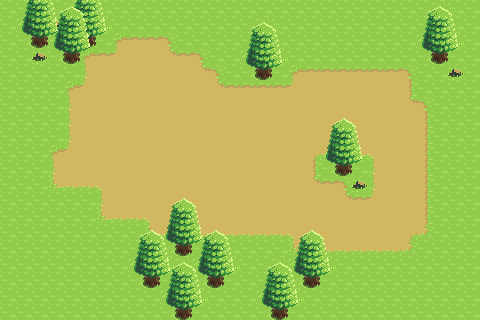

A 2D game scene composited from a Tiled map and its tileset images. What follows is a short description and the map's XML, with every tile layer's data as written:
An orthogonal 30x20 tile map with 16x16 px tiles, 3 tile layers (Tile Layer 1, Tile Layer 2, Tile Layer 3).

<map version="1.10" tiledversion="1.11.0" orientation="orthogonal" renderorder="right-down" width="30" height="20" tilewidth="16" tileheight="16" infinite="0" nextlayerid="9" nextobjectid="1">
 <tileset firstgid="1" source="../tilesets/olletileset.tsx" />
 <layer id="1" name="Tile Layer 1" width="30" height="20">
  <data encoding="csv">
1,1,1,1,1,1,1,1,1,1,1,1,1,1,1,1,1,1,1,1,1,1,1,1,1,1,1,1,1,1,
1,1,1,11,1,1,1,1,1,1,1,1,1,1,1,1,1,1,1,1,1,1,1,1,1,1,1,1,1,1,
1,1,1,1,11,1,1,2,3,3,4,1,1,1,1,1,1,1,1,1,1,1,1,1,1,1,1,1,1,1,
1,1,11,1,1,2,3,16,13,13,15,3,4,1,1,1,1,1,1,1,1,1,1,1,1,1,1,1,1,1,
1,1,1,1,1,12,13,13,13,13,13,13,15,4,1,1,1,1,2,3,3,3,3,3,3,4,1,1,11,1,
1,1,1,1,2,16,13,13,13,13,13,13,13,15,3,3,3,3,16,13,13,13,13,13,13,14,1,1,1,1,
1,1,1,1,12,13,13,13,13,13,13,13,13,13,13,13,13,13,13,13,13,13,13,13,13,15,4,1,1,1,
1,1,1,1,12,13,13,13,13,13,13,13,13,13,13,13,13,13,13,13,13,13,13,13,13,13,14,1,1,1,
1,1,1,1,12,13,13,13,13,13,13,13,13,13,13,13,13,13,13,13,5,23,6,13,13,13,14,1,1,1,
1,1,1,2,16,13,13,13,13,13,13,13,13,13,13,13,13,13,13,5,24,1,22,6,13,13,14,1,1,1,
1,1,1,12,13,13,13,13,13,13,13,13,13,13,13,13,13,13,13,14,1,1,1,12,13,13,14,1,1,1,
1,1,1,22,23,23,6,13,13,13,13,13,13,13,13,13,13,13,13,15,3,4,11,12,13,13,14,1,1,1,
1,1,1,1,1,1,12,13,13,13,13,13,13,13,13,13,13,13,13,13,13,15,3,16,13,13,14,1,1,1,
1,1,1,1,1,1,22,23,23,6,13,13,13,13,13,13,13,13,13,13,13,13,13,13,13,13,14,1,1,1,
1,1,1,1,1,1,1,1,1,22,23,23,23,23,23,23,23,23,6,13,13,13,13,13,13,5,24,1,1,1,
1,1,1,1,1,1,1,1,1,1,1,1,1,1,1,1,1,1,22,23,23,23,23,23,23,24,1,1,1,1,
1,1,1,1,1,1,1,1,1,1,1,1,1,1,1,1,1,1,1,1,1,1,1,1,1,1,1,1,1,1,
1,1,1,1,1,1,1,1,1,1,1,1,1,1,1,1,1,1,1,1,1,1,1,1,1,1,1,1,1,1,
1,1,1,1,1,1,1,1,1,1,1,1,1,1,1,1,1,1,1,1,1,1,1,1,1,1,1,1,1,1,
1,1,1,1,1,1,1,1,1,1,1,1,1,1,1,1,1,1,1,1,1,1,1,1,1,1,1,1,1,1
</data>
 </layer>
 <layer id="2" name="Tile Layer 2" width="30" height="20">
  <data encoding="csv">
0,17,18,19,17,18,19,0,0,0,0,0,0,0,0,0,0,0,0,0,0,0,0,0,0,0,7,8,9,0,
0,27,28,29,27,28,29,0,0,0,0,0,0,0,0,7,8,9,0,0,0,0,0,0,0,0,17,18,19,0,
0,37,38,39,37,38,39,0,0,0,0,0,0,0,0,17,18,19,0,0,0,0,0,0,0,0,27,28,29,0,
0,0,0,0,0,0,0,0,0,0,0,0,0,0,0,27,28,29,0,0,0,0,0,0,0,0,37,38,39,0,
0,0,0,0,0,0,0,0,0,0,0,0,0,0,0,37,38,39,0,0,0,0,0,0,0,0,0,0,0,0,
0,0,0,0,0,0,0,0,0,0,0,0,0,0,0,0,0,0,0,0,0,0,0,0,0,0,0,0,0,0,
0,0,0,0,0,0,0,0,0,0,0,0,0,0,0,0,0,0,0,0,0,0,0,0,0,0,0,0,0,0,
0,0,0,0,0,0,0,0,0,0,0,0,0,0,0,0,0,0,0,0,7,8,9,0,0,0,0,0,0,0,
0,0,0,0,0,0,0,0,0,0,0,0,0,0,0,0,0,0,0,0,17,18,19,0,0,0,0,0,0,0,
0,0,0,0,0,0,0,0,0,0,0,0,0,0,0,0,0,0,0,0,27,28,29,0,0,0,0,0,0,0,
0,0,0,0,0,0,0,0,0,0,0,0,0,0,0,0,0,0,0,0,37,38,39,0,0,0,0,0,0,0,
0,0,0,0,0,0,0,0,0,0,0,0,0,0,0,0,0,0,0,0,0,0,0,0,0,0,0,0,0,0,
0,0,0,0,0,0,0,0,0,0,0,0,0,0,0,0,0,0,0,0,0,0,0,0,0,0,0,0,0,0,
0,0,0,0,0,0,0,0,0,0,0,0,0,0,0,0,0,0,0,0,0,0,0,0,0,0,0,0,0,0,
0,0,0,0,0,0,0,0,0,0,27,28,29,0,0,0,0,0,0,0,0,0,0,0,0,0,0,0,0,0,
0,0,0,0,0,0,0,0,0,0,37,38,39,0,0,0,0,0,0,0,0,0,0,0,0,0,0,0,0,0,
0,0,0,0,0,0,0,0,27,28,29,0,27,28,29,0,0,0,27,28,29,0,0,0,0,0,0,0,0,0,
0,0,0,0,0,0,0,0,37,38,39,0,37,38,39,0,0,0,37,38,39,0,0,0,0,0,0,0,0,0,
0,0,0,0,0,0,0,0,0,0,27,28,29,0,0,0,27,28,29,0,0,0,0,0,0,0,0,0,0,0,
0,0,0,0,0,0,0,0,0,0,37,38,39,0,0,0,37,38,39,0,0,0,0,0,0,0,0,0,0,0
</data>
 </layer>
 <layer id="3" name="Tile Layer 3" width="30" height="20">
  <data encoding="csv">
0,0,0,7,8,9,0,0,0,0,0,0,0,0,0,0,0,0,0,0,0,0,0,0,0,0,0,0,0,0,
0,0,0,17,18,19,0,0,0,0,0,0,0,0,0,0,0,0,0,0,0,0,0,0,0,0,0,0,0,0,
0,0,0,27,28,29,0,0,0,0,0,0,0,0,0,0,0,0,0,0,0,0,0,0,0,0,0,0,0,0,
0,0,0,37,38,39,0,0,0,0,0,0,0,0,0,0,0,0,0,0,0,0,0,0,0,0,0,0,0,0,
0,0,0,0,0,0,0,0,0,0,0,0,0,0,0,0,0,0,0,0,0,0,0,0,0,0,0,0,0,0,
0,0,0,0,0,0,0,0,0,0,0,0,0,0,0,0,0,0,0,0,0,0,0,0,0,0,0,0,0,0,
0,0,0,0,0,0,0,0,0,0,0,0,0,0,0,0,0,0,0,0,0,0,0,0,0,0,0,0,0,0,
0,0,0,0,0,0,0,0,0,0,0,0,0,0,0,0,0,0,0,0,0,0,0,0,0,0,0,0,0,0,
0,0,0,0,0,0,0,0,0,0,0,0,0,0,0,0,0,0,0,0,0,0,0,0,0,0,0,0,0,0,
0,0,0,0,0,0,0,0,0,0,0,0,0,0,0,0,0,0,0,0,0,0,0,0,0,0,0,0,0,0,
0,0,0,0,0,0,0,0,0,0,0,0,0,0,0,0,0,0,0,0,0,0,0,0,0,0,0,0,0,0,
0,0,0,0,0,0,0,0,0,0,0,0,0,0,0,0,0,0,0,0,0,0,0,0,0,0,0,0,0,0,
0,0,0,0,0,0,0,0,0,0,7,8,9,0,0,0,0,0,0,0,0,0,0,0,0,0,0,0,0,0,
0,0,0,0,0,0,0,0,0,0,17,18,19,0,0,0,0,0,0,0,0,0,0,0,0,0,0,0,0,0,
0,0,0,0,0,0,0,0,7,8,9,0,7,8,9,0,0,0,7,8,9,0,0,0,0,0,0,0,0,0,
0,0,0,0,0,0,0,0,17,18,19,0,17,18,19,0,0,0,17,18,19,0,0,0,0,0,0,0,0,0,
0,0,0,0,0,0,0,0,0,0,7,8,9,0,0,0,7,8,9,0,0,0,0,0,0,0,0,0,0,0,
0,0,0,0,0,0,0,0,0,0,17,18,19,0,0,0,17,18,19,0,0,0,0,0,0,0,0,0,0,0,
0,0,0,0,0,0,0,0,0,0,0,0,0,0,0,0,0,0,0,0,0,0,0,0,0,0,0,0,0,0,
0,0,0,0,0,0,0,0,0,0,0,0,0,0,0,0,0,0,0,0,0,0,0,0,0,0,0,0,0,0
</data>
 </layer>
</map>